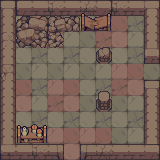

The image is a tile-based game level rendered from a .tmx file. Its description and complete source (layers, tilesets, objects, tile grids) follow:
An orthogonal 10x10 tile map with 16x16 px tiles, 3 tile layers (Suelo, Paredes, Adornos) and 12 objects.

<map version="1.0" tiledversion="1.1.5" orientation="orthogonal" renderorder="right-down" width="10" height="10" tilewidth="16" tileheight="16" infinite="0" nextobjectid="24">
 <tileset firstgid="1" source="../tiles_dungeon_v1.1.tsx" />
 <layer name="Suelo" width="10" height="10">
  <data encoding="csv">
112,113,112,113,112,113,112,113,112,113,
142,143,116,117,142,143,116,117,142,143,
112,113,146,147,112,113,146,147,112,113,
142,143,142,143,142,143,142,143,142,143,
112,113,112,113,112,113,112,116,117,113,
116,117,142,116,117,143,142,146,147,143,
146,147,112,146,147,113,112,113,112,113,
142,143,142,143,142,143,142,143,142,143,
112,113,112,116,117,116,117,113,112,113,
142,143,142,146,147,146,147,143,142,143
</data>
 </layer>
 <layer name="Paredes" width="10" height="10">
  <data encoding="csv">
306,277,278,280,278,310,279,280,278,308,
336,0,0,0,0,0,0,0,0,336,
340,0,0,0,0,0,0,0,0,336,
336,0,0,0,0,0,0,0,0,366,
370,0,0,0,0,0,0,0,0,0,
336,0,0,0,0,0,0,0,0,306,
336,0,0,0,0,0,0,0,0,336,
336,0,0,0,0,0,0,0,0,336,
336,0,0,0,0,0,0,0,0,336,
337,278,280,406,0,407,310,278,278,279
</data>
 </layer>
 <layer name="Adornos" width="10" height="10">
  <data encoding="csv">
0,0,0,0,0,474,475,0,0,0,
0,470,471,530,531,504,505,0,0,0,
0,500,501,560,0,0,621,0,0,0,
0,0,0,0,0,0,651,0,0,0,
0,0,0,0,0,0,0,0,0,0,
0,0,0,0,0,0,620,0,0,0,
0,0,0,0,0,0,650,0,0,0,
0,476,477,0,0,0,0,0,0,0,
0,506,507,0,0,0,0,0,0,0,
0,0,0,0,0,0,0,0,0,0
</data>
 </layer>
 <objectgroup name="Colisiones">
  <object id="1" x="0" y="144.25" width="63.6667" height="15.6667" />
  <object id="2" x="80.1515" y="143.75" width="79.5151" height="15.6667" />
  <object id="3" x="0.25" y="0" width="159.667" height="15.6667" />
  <object id="4" x="-0.219364" y="15.5758" width="16" height="128" />
  <object id="5" x="144.136" y="16.1515" width="15.6364" height="40.083" />
  <object id="6" x="98.0682" y="91.3864" width="11.5" height="20.3333" />
  <object id="7" x="97.833" y="47.458" width="12.0417" height="15.4583" />
  <object id="15" x="16.5625" y="127.167" width="30.1875" height="16.1875" />
  <object id="16" x="82.273" y="16.5" width="27.4318" height="14.1818" />
  <object id="19" x="144" y="80.125" width="15" height="62.75" />
  <object id="21" x="16.75" y="16.5" width="45.25" height="30" />
  <object id="22" x="63.25" y="17" width="16" height="13.75" />
 </objectgroup>
</map>
